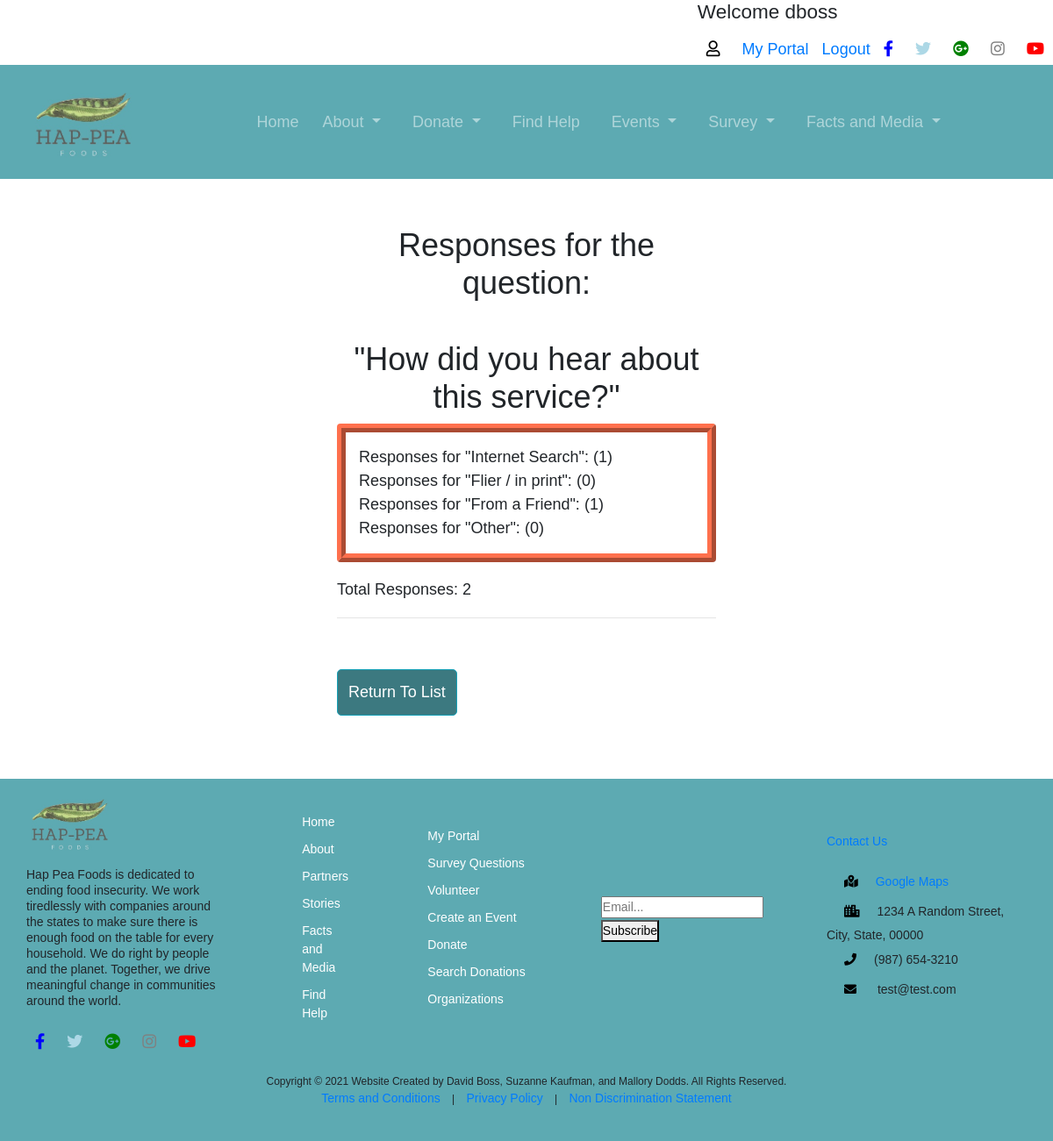
Page /survey/results/1/ (signed in) on the earlier database version.
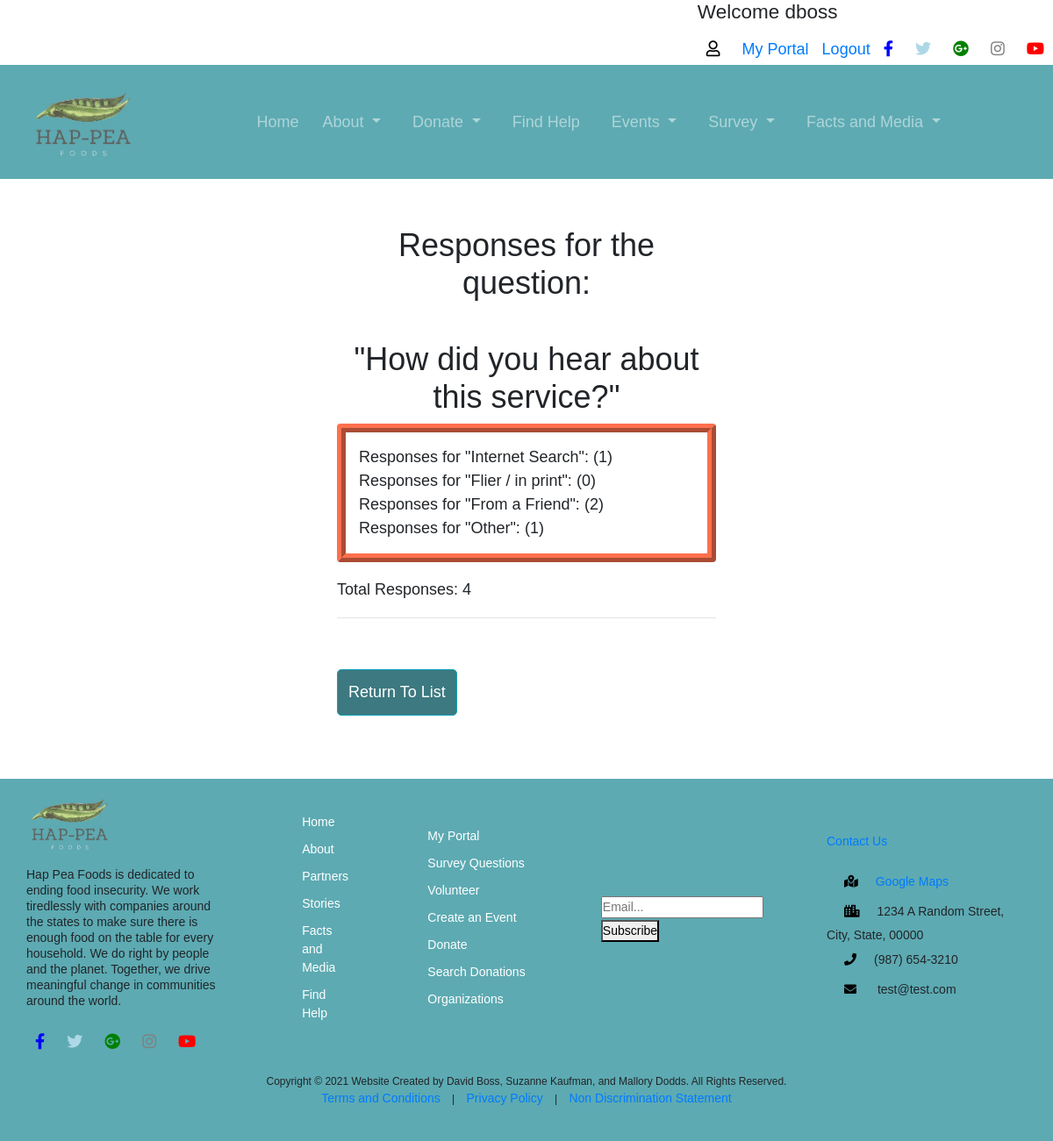
Same page on the later database version.
### survey/models.py (models this page shows)
class Questionnaire(models.Model):
    question = models.TextField()
    option_one = models.CharField(null=True, max_length=30)
    option_two = models.CharField(null=True, max_length=30)
    option_three = models.CharField(null=True, max_length=30)
    option_four = models.CharField(null=True, max_length=30)
    option_one_count = models.IntegerField(default = 0)
    option_two_count = models.IntegerField(default = 0)
    option_three_count = models.IntegerField(default = 0)
    option_four_count = models.IntegerField(default = 0)
    textAnswer = models.TextField(null = True)
    def total(self):
        return self.option_one_count + self.option_two_count + self.option_three_count + self.option_four_count

### survey/views.py (the view)
# urls.py: path('results/<questionnaire_id>/', views.results_view, name='results'),
@login_required
def results_view(request, questionnaire_id): # for admin only
    result = Questionnaire.objects.get(pk=questionnaire_id)
    return render(request, 'survey/results.html', {'result':result})

### templates/survey/results.html (shortened to what this page needs)
{% extends 'base_layout.html' %}
{% block content %}
    <div class="col-md-6 offset-md-3" style="padding: 5%;">
        <div class="col-lg-12">
            <h2 class="text-center">Responses for the question:<br /> <br />
            "{{ result.question }}"</h2>
        </div>
        <form method="POST">
            <div class="form-group" style="border: 10px solid #FF704D; border-style: ridge; padding: 15px;">
                  <div>
                      Responses for "{{ result.option_one }}": ({{ result.option_one_count }})
                  </div>
                  <div>
                      Responses for "{{ result.option_two }}": ({{ result.option_two_count }})
                  </div>
                  <div>
                      Responses for "{{ result.option_three }}": ({{ result.option_three_count }})
                  </div>
                  <div>
                      Responses for "{{ result.option_four }}": ({{ result.option_four_count }})
                  </div>
            </div>
            <p>Total Responses:  {{ result.total }}</p>
            <hr />
            <a href="{% url 'list' %}" class="btn btn-info">Return To List</a>
        </form>
    </div>
{% endblock %}

Differences in the rows shown:
changed Questionnaire "How did you hear about this service?": option_three_count "1" → "2"; option_four_count "0" → "1"; total "2" → "4"
